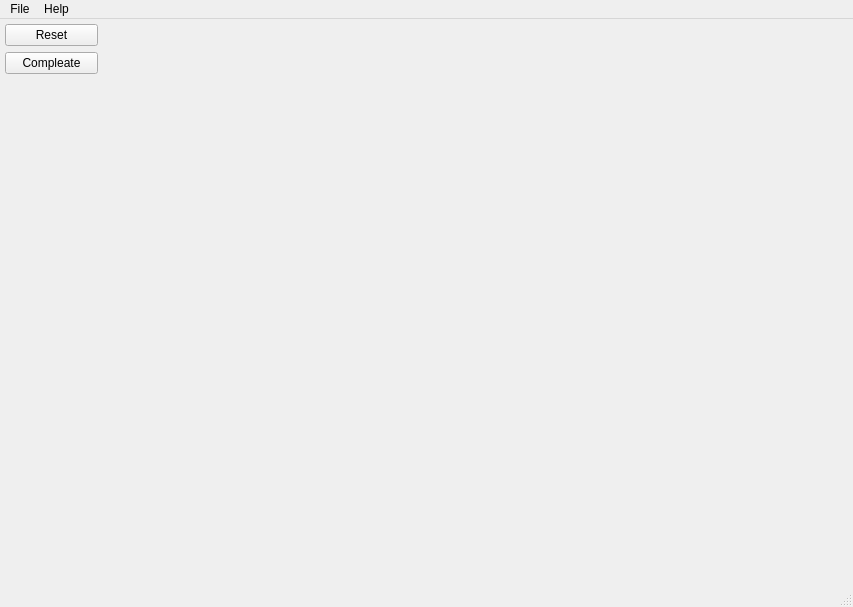
<?xml version="1.0" encoding="UTF-8"?>
<ui version="4.0">
 <class>MainWindow</class>
 <widget class="QMainWindow" name="MainWindow">
  <property name="geometry">
   <rect>
    <x>0</x>
    <y>0</y>
    <width>853</width>
    <height>607</height>
   </rect>
  </property>
  <property name="windowTitle">
   <string>Main Window</string>
  </property>
  <property name="statusTip">
   <string>Ready</string>
  </property>
  <widget class="QWidget" name="centralwidget">
   <layout class="QGridLayout" name="gridLayout">
    <property name="leftMargin">
     <number>5</number>
    </property>
    <property name="topMargin">
     <number>5</number>
    </property>
    <property name="rightMargin">
     <number>5</number>
    </property>
    <property name="bottomMargin">
     <number>5</number>
    </property>
    <item row="0" column="0">
     <layout class="QHBoxLayout" name="horizontalLayout" stretch="1,8">
      <item>
       <layout class="QVBoxLayout" name="verticalLayout">
        <item>
         <widget class="QPushButton" name="m_resetBtn">
          <property name="text">
           <string>Reset</string>
          </property>
         </widget>
        </item>
        <item>
         <widget class="QPushButton" name="m_compleateBtn">
          <property name="text">
           <string>Compleate</string>
          </property>
         </widget>
        </item>
        <item>
         <spacer name="verticalSpacer">
          <property name="orientation">
           <enum>Qt::Vertical</enum>
          </property>
          <property name="sizeHint" stdset="0">
           <size>
            <width>20</width>
            <height>40</height>
           </size>
          </property>
         </spacer>
        </item>
       </layout>
      </item>
      <item>
       <widget class="DrawingArea" name="m_drawinArea" native="true">
        <property name="cursor">
         <cursorShape>CrossCursor</cursorShape>
        </property>
        <property name="mouseTracking">
         <bool>true</bool>
        </property>
       </widget>
      </item>
     </layout>
    </item>
   </layout>
  </widget>
  <widget class="QStatusBar" name="m_statusBar"/>
  <widget class="QMenuBar" name="m_menuBar">
   <property name="geometry">
    <rect>
     <x>0</x>
     <y>0</y>
     <width>853</width>
     <height>26</height>
    </rect>
   </property>
   <widget class="QMenu" name="m_menuFile">
    <property name="title">
     <string>File</string>
    </property>
    <addaction name="m_actionExit"/>
   </widget>
   <widget class="QMenu" name="m_menuHelp">
    <property name="title">
     <string>Help</string>
    </property>
    <addaction name="m_actionAbout"/>
   </widget>
   <addaction name="m_menuFile"/>
   <addaction name="m_menuHelp"/>
  </widget>
  <action name="m_actionExit">
   <property name="text">
    <string>Exit</string>
   </property>
  </action>
  <action name="m_actionAbout">
   <property name="text">
    <string>About</string>
   </property>
  </action>
 </widget>
 <customwidgets>
  <customwidget>
   <class>DrawingArea</class>
   <extends>QWidget</extends>
   <header>drawing_area.h</header>
  </customwidget>
 </customwidgets>
 <resources>
  <include location="resources.qrc"/>
 </resources>
 <connections/>
</ui>
